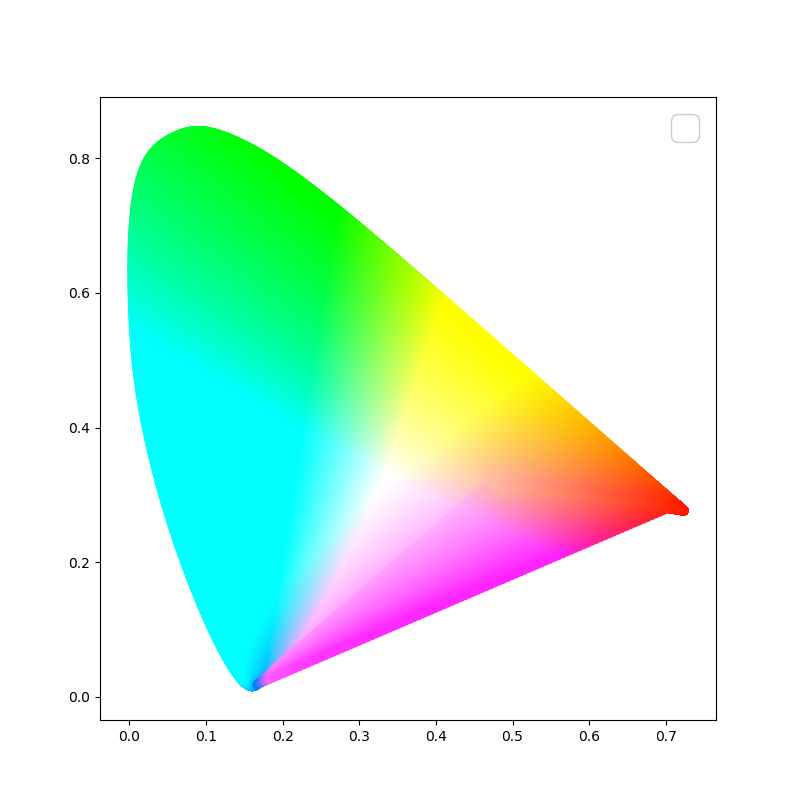

Python code for this plot:
#coding: utf-8
from scipy import signal, interpolate
import pandas as pd
import numpy as np
import matplotlib.pyplot as plt
import math

lst = pd.read_csv("sample3.csv").values

X = np.array(lst[:,1])
Y = np.array(lst[:,2]) 
Z = np.array(lst[:,3])

node = 100

array = np.array([[0.4898, 0.3101, 0.2001],
                  [0.1769, 0.8124, 0.0107],
                  [0.0000, 0.0100, 0.9903]])

InvArray = np.linalg.inv(array)

        
x = X/(X + Y + Z)
y = Y/(X + Y + Z)
z = Z/(X + Y + Z)

xs, ys, zs = 0, 0, 0
tmpx =np.linspace(x[0], x[-1], node)
tmpy =np.linspace(y[0], y[-1], node)

for i in range(len(x)):
    xs += x[i]
    ys += y[i]
    zs += z[i]
    
XWhite = xs/(xs + ys + zs)
YWhite = ys/(xs + ys + zs)

Allx, Ally, AllX, AllZ = [], [], [], []

x = np.append(x, tmpx)
y = np.append(y, tmpy)

for (v, v2) in zip(x, y):
    tmpx =np.linspace(XWhite, v, node)
    Allx = np.append(Allx, tmpx)
    tmpy =np.linspace(YWhite, v2, node)
    Ally = np.append(Ally, tmpy)

AllY = Ally + 0.7 * np.exp(-(Allx-XWhite)**2 / 4000 - (Ally-YWhite)**2 / 4000)
AllX = Allx/Ally*AllY
AllZ = (1-Allx-Ally)/Ally*AllY

XYZ = [[x,y,z] for (x,y,z) in zip(AllX,AllY,AllZ)]
RGB = [np.dot(InvArray,v) for v in XYZ]
for v in RGB:
    if(v[0]<0):
        v[0] = 0
    if(v[0]>1):
        v[0] = 1
    if(v[1]<0):
        v[1] = 0
    if(v[1]>1):
        v[1] = 1     
    if(v[2]<0):
        v[2] = 0
    if(v[2]>1):
        v[2] = 1
        
plt.figure()
plt.rcParams['font.family'] = 'Times New Roman'
plt.rcParams['font.size'] = 10
leg = plt.legend(loc=1, fontsize=25)
# leg.get_frame().set_alpha(1)
plt.scatter(Allx, Ally, marker='o', c=RGB)
plt.show()
